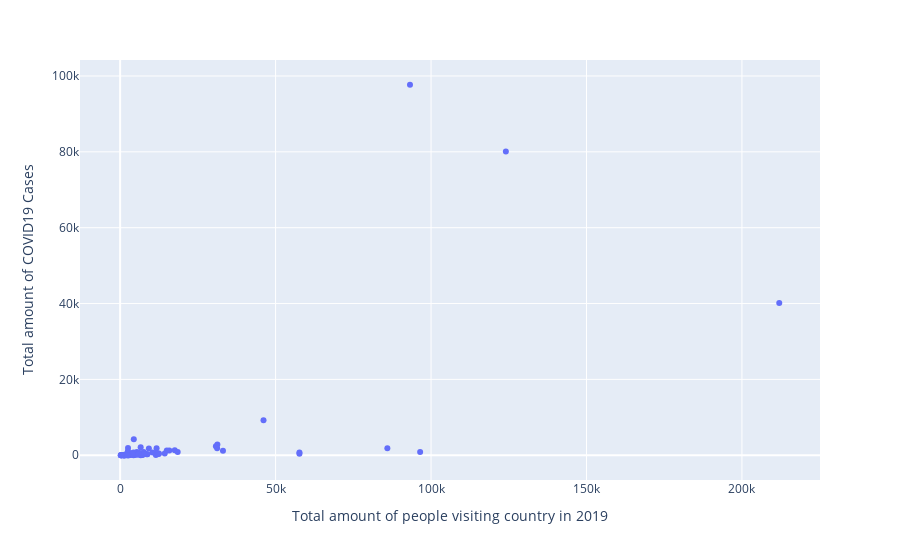

Write notebook code for a chart like this one.
### Code cell
fig = px.scatter(df_merged, x="Tourism", y="Confirmed" , labels={'Tourism':'Total amount of people visiting country in 2019', 'Confirmed':'Total amount of COVID19 Cases'},)
fig.show()

### Figure 1 — Plotly figure (JSON) as saved in the notebook; plotly's stock layout.template omitted (floating-point values rounded to 4 significant figures; data arrays with more than 128 entries replaced by an {"elided": "..."} marker saying what was removed)
{"data": [{"hoverlabel": {"namelength": 0}, "hovertemplate": "Total amount of people visiting country in 2019=%{x}<br>Total amount of COVID19 Cases=%{y}", "legendgroup": "", "marker": {"color": "#636efa", "symbol": "circle"}, "mode": "markers", "name": "", "showlegend": false, "type": "scatter", "x": {"elided": "153 str values"}, "xaxis": "x", "y": {"elided": "153 int values"}, "yaxis": "y"}], "layout": {"legend": {"tracegroupgap": 0}, "margin": {"t": 60}, "xaxis": {"anchor": "y", "domain": [0, 1], "title": {"text": "Total amount of people visiting country in 2019"}}, "yaxis": {"anchor": "x", "domain": [0, 1], "title": {"text": "Total amount of COVID19 Cases"}}}}
